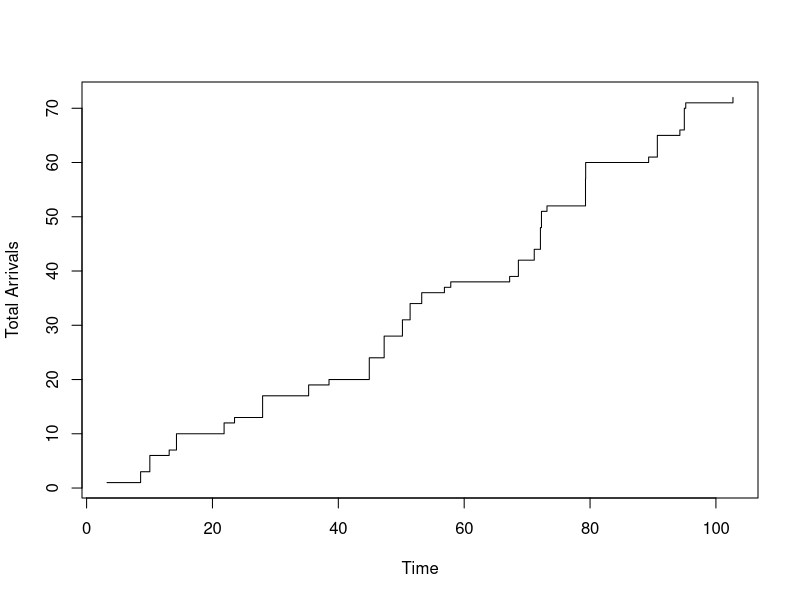

This figure's R source:


# Need random var to produce arrivals
# lambda = 1/4


# Need random var to find "Jump size"
# Y ~ Pois(mu = 2)


rateParam = 1/4
jumpsize <- 0

listtime <- list()
listjump <- list()
listsums <- list()


for(j in 1:1000){
  i <-0
  time<-0
  
  totaljump <- numeric()
  sumjump <- numeric()

  arrivalTimes <- numeric() 
  
  while(time < 100)
  {
    i <- i + 1
    waitTime <- rexp(1, rate = rateParam)
  
    time <- time + waitTime
  
    arrivalTimes[i] <- time
  
    # Jump size rv
    jumpsize <- rpois(1, 2)
    # Adding jumpsize to end of vector 
    # need to catch the first itteration because we cant have a index of 0
    if (i == 1){
      sumjump[i] <- jumpsize
    } else {
      sumjump[i] <- sumjump[i-1] + jumpsize
    }
    
    # indivdual jumps at time
    totaljump[i] <- jumpsize
  
  }
  
  listjump[[j]] <- totaljump
  listtime[[j]] <- arrivalTimes
  listsums[[j]] <- sumjump
  
}


plot(listtime[[9]], listsums[[9]], type = "s", xlab = "Time", ylab = "Total Arrivals")



# E(x(10))
x10 <- numeric()

for(i in 1:length(listjump)){
  
  j <- 1
  
  while(TRUE){
    
    if(listtime[[i]][j] <= 10){
      
      j <- j + 1
      
    } else {
      
      if(j == 1){
        x10[i] <- 0
      } else {
        x10[i] <- listsums[[i]][j-1]
      }
      break;
      
    } 
    
  }
  
  
}

mean(x10)
var(x10)


# P( X(5) = 2)


x5 <- numeric()

for(i in 1:length(listjump)){
  
  j <- 1
  
  while(TRUE){
    
    if(listtime[[i]][j] <= 5){
      
      j <- j + 1
      
    } else {
      
      if(j == 1){
        x5[i] <- 0
      } else {
        x5[i] <- listsums[[i]][j-1]
      }
      break;
      
    } 
    
  }
  
}

mean(x5 == 2)








